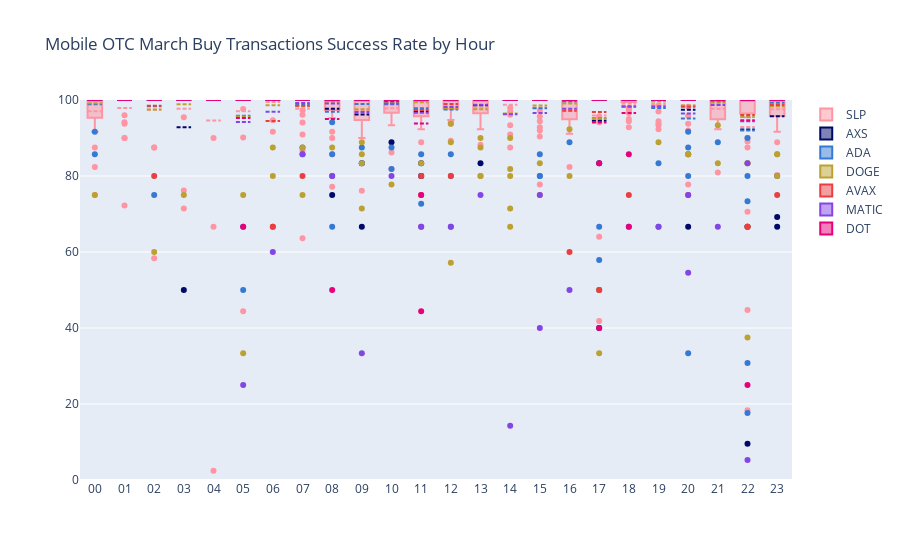

The code cell stored with this chart in its notebook:
### Code cell
# Mobile OTC March Buy Transactions Success Rate by Hour
fig = go.Figure(data=[
    go.Box(name='SLP', x=df_hourly_agg_buy[df_hourly_agg_buy["traded_currency"]=="SLP"]["processHour"], y=df_hourly_agg_buy[df_hourly_agg_buy["traded_currency"]=="SLP"]["s_rate"], marker_color='RGB(255,148,162)',boxmean=True),
    go.Box(name='AXS', x=df_hourly_agg_buy[df_hourly_agg_buy["traded_currency"]=="AXS"]["processHour"], y=df_hourly_agg_buy[df_hourly_agg_buy["traded_currency"]=="AXS"]["s_rate"], marker_color='RGB(0,8,105)',boxmean=True),
    go.Box(name='ADA', x=df_hourly_agg_buy[df_hourly_agg_buy["traded_currency"]=="ADA"]["processHour"], y=df_hourly_agg_buy[df_hourly_agg_buy["traded_currency"]=="ADA"]["s_rate"], marker_color='RGB(53,121,212)',boxmean=True),
    go.Box(name='DOGE', x=df_hourly_agg_buy[df_hourly_agg_buy["traded_currency"]=="DOGE"]["processHour"], y=df_hourly_agg_buy[df_hourly_agg_buy["traded_currency"]=="DOGE"]["s_rate"], marker_color='RGB(188,161,48)',boxmean=True),
    go.Box(name='AVAX', x=df_hourly_agg_buy[df_hourly_agg_buy["traded_currency"]=="AVAX"]["processHour"], y=df_hourly_agg_buy[df_hourly_agg_buy["traded_currency"]=="AVAX"]["s_rate"], marker_color='RGB(233,63,64)',boxmean=True),
    go.Box(name='MATIC', x=df_hourly_agg_buy[df_hourly_agg_buy["traded_currency"]=="MATIC"]["processHour"], y=df_hourly_agg_buy[df_hourly_agg_buy["traded_currency"]=="MATIC"]["s_rate"], marker_color='RGB(131,69,230)',boxmean=True),
    go.Box(name='DOT', x=df_hourly_agg_buy[df_hourly_agg_buy["traded_currency"]=="DOT"]["processHour"], y=df_hourly_agg_buy[df_hourly_agg_buy["traded_currency"]=="DOT"]["s_rate"], marker_color='RGB(231,0,123)',boxmean=True)
])
fig.update_layout(
    title_text="Mobile OTC March Buy Transactions Success Rate by Hour")
fig.update_layout(yaxis_range=[0,100])
fig.show()

### Figure 1 — Plotly figure (JSON) as saved in the notebook; plotly's stock layout.template omitted (floating-point values rounded to 4 significant figures; data arrays with more than 128 entries replaced by an {"elided": "..."} marker saying what was removed)
{"data": [{"boxmean": true, "marker": {"color": "RGB(255,148,162)"}, "name": "SLP", "type": "box", "x": {"elided": "679 str values"}, "y": {"elided": "679 float values"}}, {"boxmean": true, "marker": {"color": "RGB(0,8,105)"}, "name": "AXS", "type": "box", "x": {"elided": "291 str values"}, "y": {"elided": "291 float values"}}, {"boxmean": true, "marker": {"color": "RGB(53,121,212)"}, "name": "ADA", "type": "box", "x": {"elided": "564 str values"}, "y": {"elided": "564 float values"}}, {"boxmean": true, "marker": {"color": "RGB(188,161,48)"}, "name": "DOGE", "type": "box", "x": {"elided": "635 str values"}, "y": {"elided": "635 float values"}}, {"boxmean": true, "marker": {"color": "RGB(233,63,64)"}, "name": "AVAX", "type": "box", "x": {"elided": "360 str values"}, "y": {"elided": "360 float values"}}, {"boxmean": true, "marker": {"color": "RGB(131,69,230)"}, "name": "MATIC", "type": "box", "x": {"elided": "435 str values"}, "y": {"elided": "435 float values"}}, {"boxmean": true, "marker": {"color": "RGB(231,0,123)"}, "name": "DOT", "type": "box", "x": {"elided": "276 str values"}, "y": {"elided": "276 float values"}}], "layout": {"title": {"text": "Mobile OTC March Buy Transactions Success Rate by Hour"}, "yaxis": {"range": [0, 100]}}}
